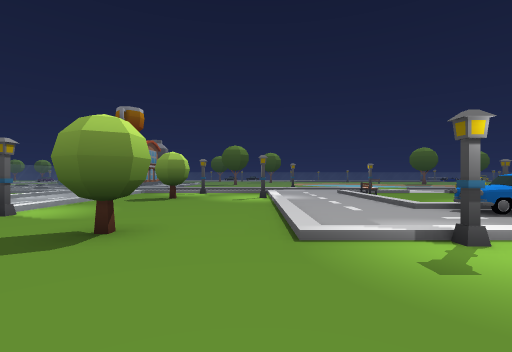
[1] (above)

23 first-person views from a walk through a scene from a Unity 3-D project. The camera is 1.5 m above the floor, looks level and sees 85° across. The floor is counted in squares, 2 m on a side. Each view is taken from the middle of a square. On the plan, view 1 faces up. The plan holds only what a view shows up to about 10 squares ahead; the rest is blank. The place goes on beyond the plan. The player is left out.

[2]
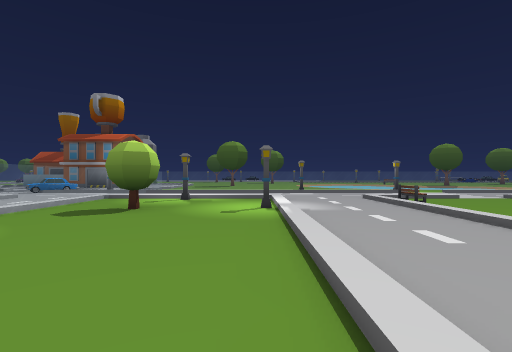

[3]
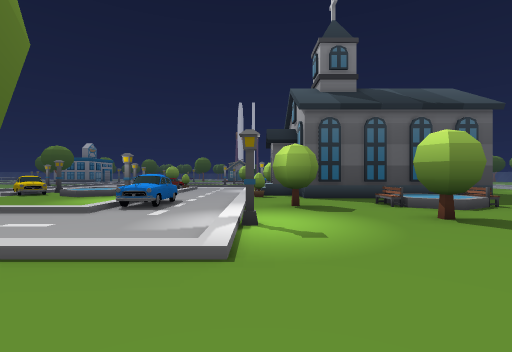

[4]
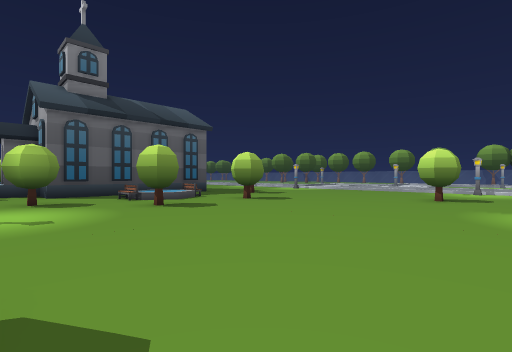

[5]
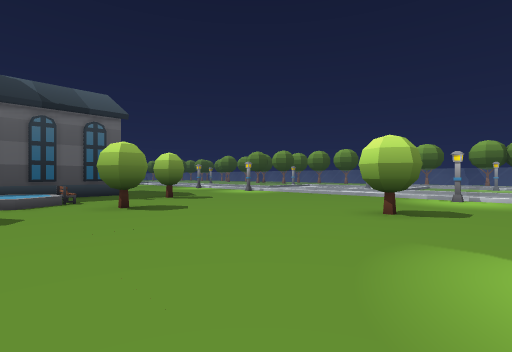

[6]
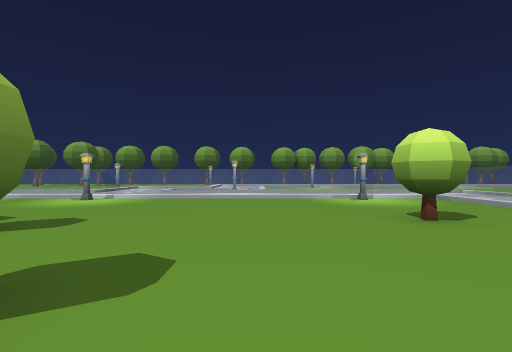

[7]
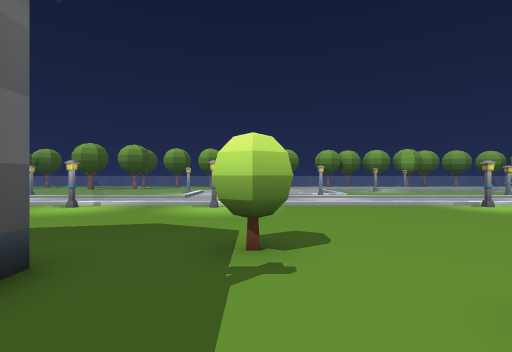

[8]
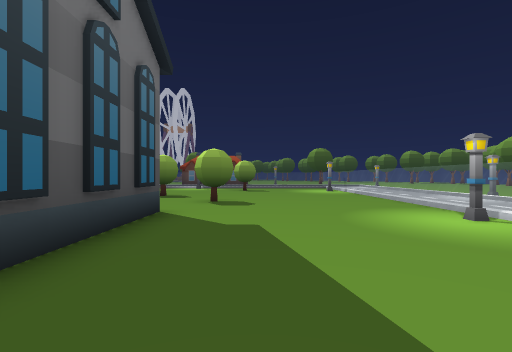

[9]
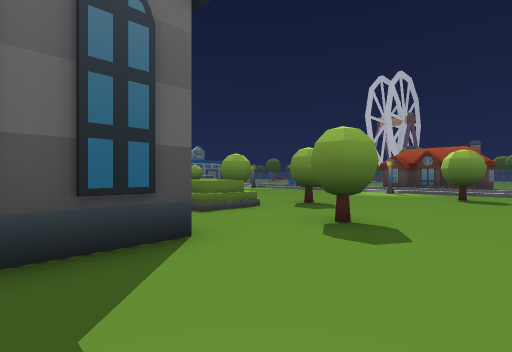

[10]
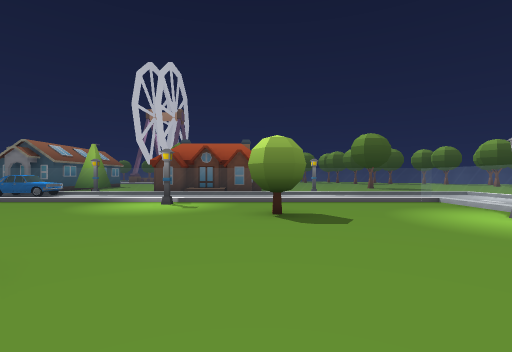

[11]
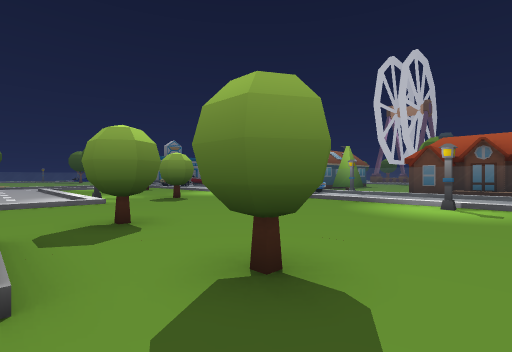

[12]
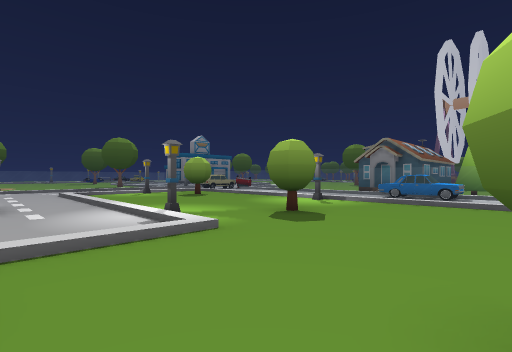

[13]
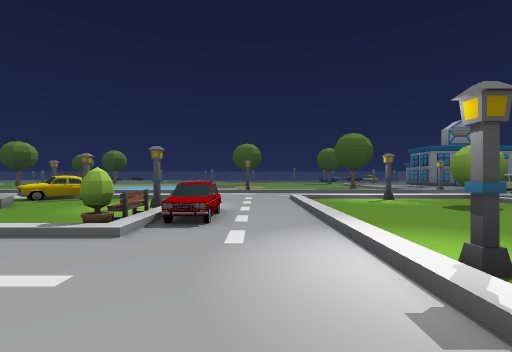

[14]
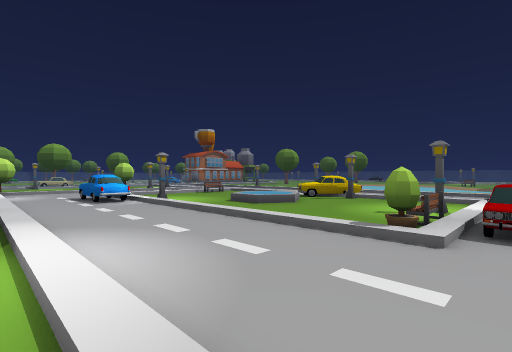

[15]
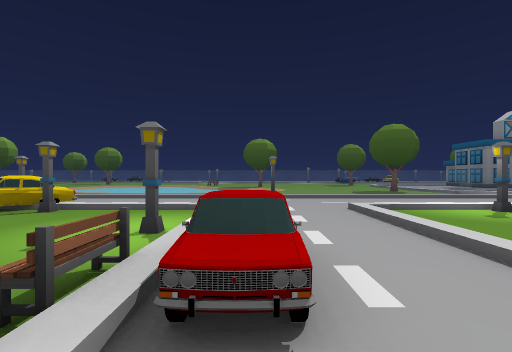

[16]
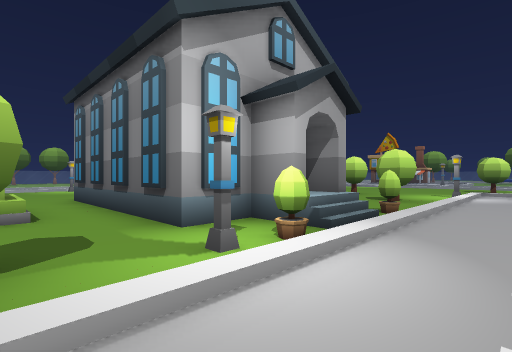

[17]
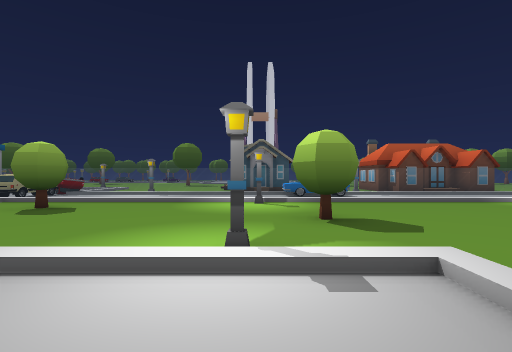

[18]
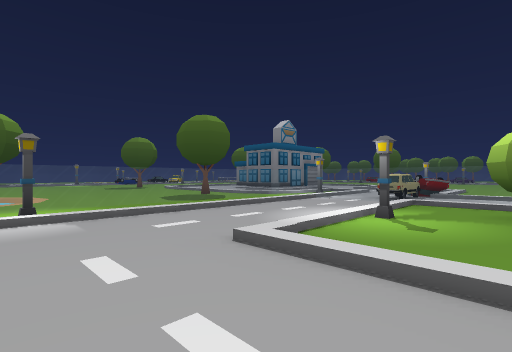

[19]
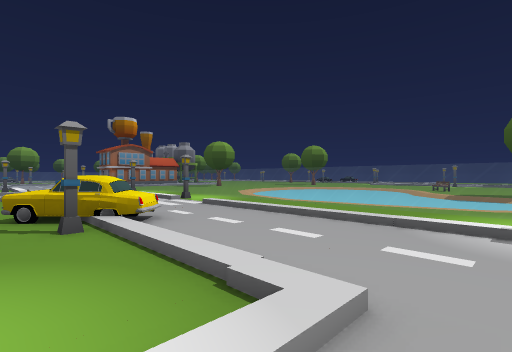

[20]
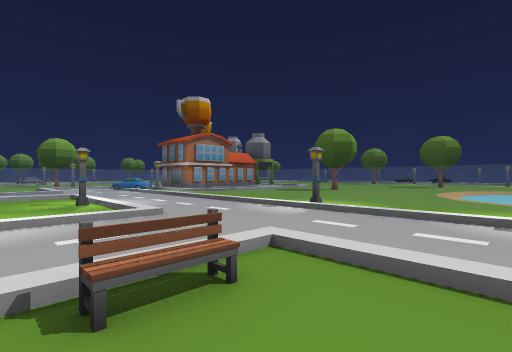

[21]
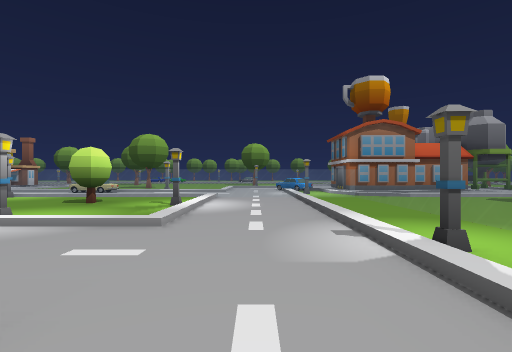

[22]
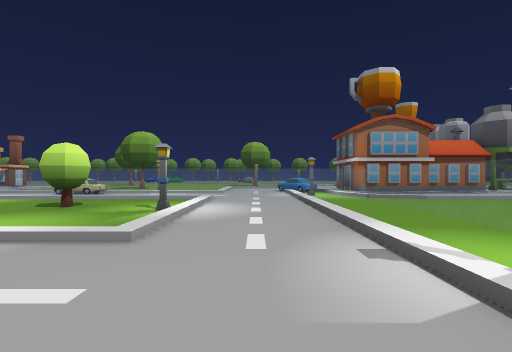

[23]
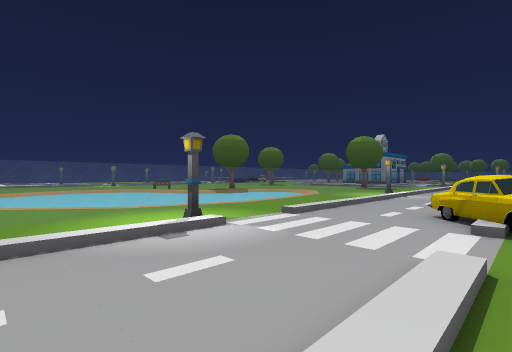

### Floor plan
Key: @ floor where view 1 was taken; # wall or solid block; . main floor; : floor 0.25 m higher than the main floor; - floor 0.25 m lower than the main floor; + floor 0.5 m higher than the main floor; / step, stairs or slope; = window, fence, low wall or low ledge; ^ raised ledge; T tree; S streetlight; B bench; O other object.
Columns run from 7 left of view 1 to 26 right of it. Each row starts with its distance up from view 1.
 19  ..............-    -.......
 18  :==================== ======
 17  .=...........................
 16  .=......S....S........S.......
 15  .=............................=
 14  .=............................=#
 13  .=..............^.............=##
 12  .=..S../.......^^S.....//.S../=.#
 11  .=...../..B............/...../=.
 10   =.T..S/....../ /...S../...TT/=
  9  .=.T.../....../ /....^./...../=
  8 =.=...../............B^./...../=
  7   =...../.....S......T../...../=
  6   =...../...^#........../...../=
  5   S...../.............../S....S=
  4    ..T../.............../..T../=^
  3    ......S.....T.=TS........../=^
  2    .........T...##...T......../=^^
  1    ............#####........../=.
  0    ....@..T....#   #....T...../=
 -1    .......T.+B.#   #.^/.T...../=.
 -2    ......../+  #   #.^/......./=.
 -3    .......T.B..#   #.//.T...../=.
 -4    .......T....#   #....T....S/=.
 -5    ............#####........../=
 -6    .........T........T.....TT./=
 -7    ..T......................T./
 -8    .........................../=
 -9   =..................... ...../=
-10   =.....................  ..../=
-11   =..S.......S....S.....   O../=
-12    ====================      ===

Where each view was taken, in squares from view 1:
view 1: 0 up, 0 right, facing up
view 2: 3 up, 0 right, facing up
view 3: 3 up, 2 left, facing right
view 4: 3 up, 4 left, facing down-right
view 5: 1 down, 4 left, facing down-right
view 6: 2 down, 1 right, facing down
view 7: 2 down, 5 right, facing down
view 8: 7 down, 6 right, facing right
view 9: 8 down, 10 right, facing up-right
view 10: 6 down, 15 right, facing right
view 11: 5 down, 15 right, facing up-right
view 12: 0 up, 15 right, facing up-right
view 13: 3 up, 16 right, facing up
view 14: 3 up, 15 right, facing up-left
view 15: 6 up, 15 right, facing up
view 16: 5 up, 14 right, facing down-left
view 17: 5 up, 15 right, facing right
view 18: 10 up, 15 right, facing up-right
view 19: 11 up, 15 right, facing up-left
view 20: 10 up, 6 right, facing up-left
view 21: 14 up, 5 right, facing left
view 22: 14 up, 4 right, facing left
view 23: 12 up, 4 right, facing up-right
